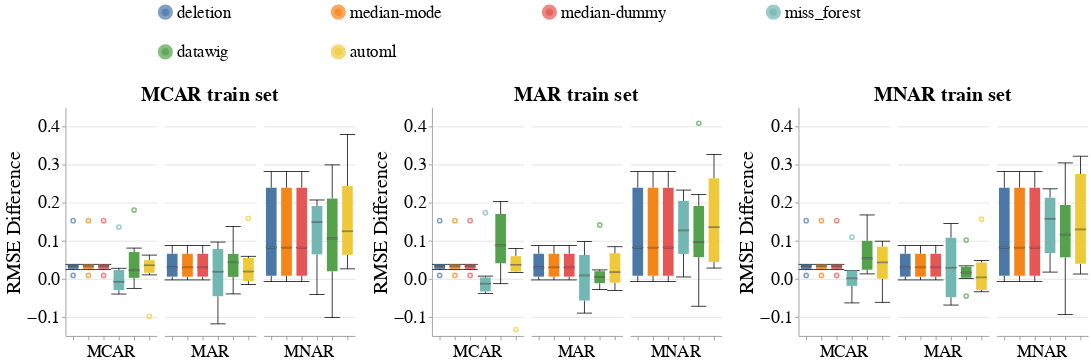

This figure's notebook cell:
### Markdown cell above
### Disparity Metrics

### Code cell
# Numerical
create_box_plots_for_diff_imputers(dataset_name=DATASET_NAME,
                                   column_name='WKHP',
                                   metric_name='rmse',
                                   group=SENSITIVE_ATTR_FOR_DISPARITY_METRICS,
                                   db_client=db_client)
